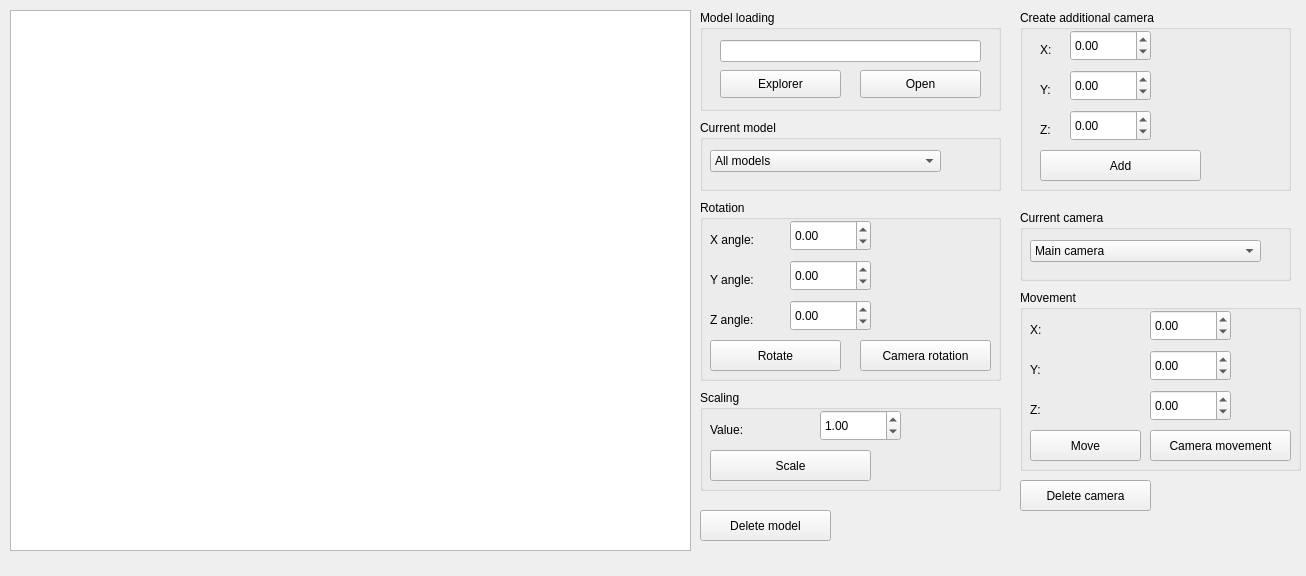
<?xml version="1.0" encoding="UTF-8"?>
<ui version="4.0">
 <class>MainWindow</class>
 <widget class="QMainWindow" name="MainWindow">
  <property name="geometry">
   <rect>
    <x>0</x>
    <y>0</y>
    <width>1306</width>
    <height>576</height>
   </rect>
  </property>
  <property name="font">
   <font>
    <pointsize>9</pointsize>
   </font>
  </property>
  <property name="windowTitle">
   <string>Carcass Visualizer</string>
  </property>
  <widget class="QWidget" name="centralWidget">
   <widget class="QGraphicsView" name="mainView">
    <property name="geometry">
     <rect>
      <x>10</x>
      <y>10</y>
      <width>681</width>
      <height>541</height>
     </rect>
    </property>
   </widget>
   <widget class="QGroupBox" name="groupBox">
    <property name="geometry">
     <rect>
      <x>700</x>
      <y>10</y>
      <width>301</width>
      <height>101</height>
     </rect>
    </property>
    <property name="title">
     <string>Model loading</string>
    </property>
    <widget class="QLineEdit" name="path">
     <property name="geometry">
      <rect>
       <x>20</x>
       <y>30</y>
       <width>261</width>
       <height>22</height>
      </rect>
     </property>
    </widget>
    <widget class="QPushButton" name="explorerBtn">
     <property name="geometry">
      <rect>
       <x>20</x>
       <y>60</y>
       <width>121</width>
       <height>28</height>
      </rect>
     </property>
     <property name="text">
      <string>Explorer</string>
     </property>
    </widget>
    <widget class="QPushButton" name="openBtn">
     <property name="geometry">
      <rect>
       <x>160</x>
       <y>60</y>
       <width>121</width>
       <height>28</height>
      </rect>
     </property>
     <property name="text">
      <string>Open</string>
     </property>
    </widget>
   </widget>
   <widget class="QGroupBox" name="groupBox_1">
    <property name="geometry">
     <rect>
      <x>700</x>
      <y>120</y>
      <width>301</width>
      <height>71</height>
     </rect>
    </property>
    <property name="title">
     <string>Current model</string>
    </property>
    <widget class="QComboBox" name="listModels">
     <property name="geometry">
      <rect>
       <x>10</x>
       <y>30</y>
       <width>231</width>
       <height>22</height>
      </rect>
     </property>
     <property name="currentText">
      <string>All models</string>
     </property>
     <item>
      <property name="text">
       <string>All models</string>
      </property>
     </item>
    </widget>
   </widget>
   <widget class="QGroupBox" name="groupBox_2">
    <property name="geometry">
     <rect>
      <x>700</x>
      <y>200</y>
      <width>301</width>
      <height>181</height>
     </rect>
    </property>
    <property name="font">
     <font>
      <pointsize>9</pointsize>
      <weight>50</weight>
      <bold>false</bold>
     </font>
    </property>
    <property name="title">
     <string>Rotation</string>
    </property>
    <widget class="QDoubleSpinBox" name="degZ">
     <property name="geometry">
      <rect>
       <x>90</x>
       <y>100</y>
       <width>81</width>
       <height>31</height>
      </rect>
     </property>
     <property name="minimum">
      <double>-999.000000000000000</double>
     </property>
     <property name="maximum">
      <double>999.990000000000009</double>
     </property>
    </widget>
    <widget class="QDoubleSpinBox" name="degX">
     <property name="geometry">
      <rect>
       <x>90</x>
       <y>20</y>
       <width>81</width>
       <height>31</height>
      </rect>
     </property>
     <property name="minimum">
      <double>-999.000000000000000</double>
     </property>
     <property name="maximum">
      <double>999.990000000000009</double>
     </property>
    </widget>
    <widget class="QDoubleSpinBox" name="degY">
     <property name="geometry">
      <rect>
       <x>90</x>
       <y>60</y>
       <width>81</width>
       <height>31</height>
      </rect>
     </property>
     <property name="minimum">
      <double>-999.000000000000000</double>
     </property>
     <property name="maximum">
      <double>999.990000000000009</double>
     </property>
    </widget>
    <widget class="QLabel" name="label_1">
     <property name="geometry">
      <rect>
       <x>10</x>
       <y>30</y>
       <width>71</width>
       <height>20</height>
      </rect>
     </property>
     <property name="font">
      <font>
       <pointsize>9</pointsize>
      </font>
     </property>
     <property name="text">
      <string>X angle:</string>
     </property>
    </widget>
    <widget class="QLabel" name="label_2">
     <property name="geometry">
      <rect>
       <x>10</x>
       <y>70</y>
       <width>71</width>
       <height>20</height>
      </rect>
     </property>
     <property name="font">
      <font>
       <pointsize>9</pointsize>
      </font>
     </property>
     <property name="text">
      <string>Y angle:</string>
     </property>
    </widget>
    <widget class="QLabel" name="label_3">
     <property name="geometry">
      <rect>
       <x>10</x>
       <y>110</y>
       <width>71</width>
       <height>20</height>
      </rect>
     </property>
     <property name="font">
      <font>
       <pointsize>9</pointsize>
      </font>
     </property>
     <property name="text">
      <string>Z angle:</string>
     </property>
    </widget>
    <widget class="QPushButton" name="RotateBtn">
     <property name="geometry">
      <rect>
       <x>10</x>
       <y>140</y>
       <width>131</width>
       <height>31</height>
      </rect>
     </property>
     <property name="font">
      <font>
       <pointsize>9</pointsize>
      </font>
     </property>
     <property name="text">
      <string>Rotate</string>
     </property>
    </widget>
    <widget class="QPushButton" name="RotateCamBtn">
     <property name="geometry">
      <rect>
       <x>160</x>
       <y>140</y>
       <width>131</width>
       <height>31</height>
      </rect>
     </property>
     <property name="font">
      <font>
       <pointsize>9</pointsize>
      </font>
     </property>
     <property name="text">
      <string>Camera rotation</string>
     </property>
    </widget>
   </widget>
   <widget class="QGroupBox" name="groupBox_3">
    <property name="geometry">
     <rect>
      <x>700</x>
      <y>390</y>
      <width>301</width>
      <height>101</height>
     </rect>
    </property>
    <property name="font">
     <font>
      <pointsize>9</pointsize>
     </font>
    </property>
    <property name="title">
     <string>Scaling</string>
    </property>
    <widget class="QDoubleSpinBox" name="koef">
     <property name="geometry">
      <rect>
       <x>120</x>
       <y>20</y>
       <width>81</width>
       <height>31</height>
      </rect>
     </property>
     <property name="minimum">
      <double>-99.989999999999995</double>
     </property>
     <property name="singleStep">
      <double>1.000000000000000</double>
     </property>
     <property name="value">
      <double>1.000000000000000</double>
     </property>
    </widget>
    <widget class="QLabel" name="label_4">
     <property name="geometry">
      <rect>
       <x>10</x>
       <y>30</y>
       <width>101</width>
       <height>20</height>
      </rect>
     </property>
     <property name="font">
      <font>
       <pointsize>9</pointsize>
      </font>
     </property>
     <property name="text">
      <string>Value:</string>
     </property>
    </widget>
    <widget class="QPushButton" name="ScaleBtn">
     <property name="geometry">
      <rect>
       <x>10</x>
       <y>60</y>
       <width>161</width>
       <height>31</height>
      </rect>
     </property>
     <property name="font">
      <font>
       <pointsize>9</pointsize>
      </font>
     </property>
     <property name="text">
      <string>Scale</string>
     </property>
    </widget>
   </widget>
   <widget class="QGroupBox" name="groupBox_4">
    <property name="geometry">
     <rect>
      <x>1020</x>
      <y>10</y>
      <width>271</width>
      <height>181</height>
     </rect>
    </property>
    <property name="title">
     <string>Create additional camera</string>
    </property>
    <widget class="QDoubleSpinBox" name="X_cam">
     <property name="geometry">
      <rect>
       <x>50</x>
       <y>20</y>
       <width>81</width>
       <height>31</height>
      </rect>
     </property>
     <property name="minimum">
      <double>-999.000000000000000</double>
     </property>
     <property name="maximum">
      <double>999.990000000000009</double>
     </property>
    </widget>
    <widget class="QLabel" name="label_5">
     <property name="geometry">
      <rect>
       <x>20</x>
       <y>70</y>
       <width>21</width>
       <height>20</height>
      </rect>
     </property>
     <property name="font">
      <font>
       <pointsize>9</pointsize>
      </font>
     </property>
     <property name="text">
      <string>Y:</string>
     </property>
    </widget>
    <widget class="QDoubleSpinBox" name="Z_cam">
     <property name="geometry">
      <rect>
       <x>50</x>
       <y>100</y>
       <width>81</width>
       <height>31</height>
      </rect>
     </property>
     <property name="minimum">
      <double>-999.000000000000000</double>
     </property>
     <property name="maximum">
      <double>999.990000000000009</double>
     </property>
    </widget>
    <widget class="QDoubleSpinBox" name="Y_cam">
     <property name="geometry">
      <rect>
       <x>50</x>
       <y>60</y>
       <width>81</width>
       <height>31</height>
      </rect>
     </property>
     <property name="minimum">
      <double>-999.000000000000000</double>
     </property>
     <property name="maximum">
      <double>999.990000000000009</double>
     </property>
    </widget>
    <widget class="QLabel" name="label_6">
     <property name="geometry">
      <rect>
       <x>20</x>
       <y>110</y>
       <width>21</width>
       <height>20</height>
      </rect>
     </property>
     <property name="font">
      <font>
       <pointsize>9</pointsize>
      </font>
     </property>
     <property name="text">
      <string>Z:</string>
     </property>
    </widget>
    <widget class="QLabel" name="label_7">
     <property name="geometry">
      <rect>
       <x>20</x>
       <y>30</y>
       <width>21</width>
       <height>20</height>
      </rect>
     </property>
     <property name="font">
      <font>
       <pointsize>9</pointsize>
      </font>
     </property>
     <property name="text">
      <string>X:</string>
     </property>
    </widget>
    <widget class="QPushButton" name="createCamBtn">
     <property name="geometry">
      <rect>
       <x>20</x>
       <y>140</y>
       <width>161</width>
       <height>31</height>
      </rect>
     </property>
     <property name="font">
      <font>
       <pointsize>9</pointsize>
      </font>
     </property>
     <property name="text">
      <string>Add</string>
     </property>
    </widget>
   </widget>
   <widget class="QGroupBox" name="groupBox_5">
    <property name="geometry">
     <rect>
      <x>1020</x>
      <y>210</y>
      <width>271</width>
      <height>71</height>
     </rect>
    </property>
    <property name="title">
     <string>Current camera</string>
    </property>
    <widget class="QComboBox" name="listCams">
     <property name="geometry">
      <rect>
       <x>10</x>
       <y>30</y>
       <width>231</width>
       <height>22</height>
      </rect>
     </property>
     <property name="currentText">
      <string>Main camera</string>
     </property>
     <item>
      <property name="text">
       <string>Main camera</string>
      </property>
     </item>
    </widget>
   </widget>
   <widget class="QPushButton" name="ClearMdlBtn">
    <property name="geometry">
     <rect>
      <x>700</x>
      <y>510</y>
      <width>131</width>
      <height>31</height>
     </rect>
    </property>
    <property name="font">
     <font>
      <pointsize>9</pointsize>
     </font>
    </property>
    <property name="text">
     <string>Delete model</string>
    </property>
   </widget>
   <widget class="QPushButton" name="ClearCamBtn">
    <property name="geometry">
     <rect>
      <x>1020</x>
      <y>480</y>
      <width>131</width>
      <height>31</height>
     </rect>
    </property>
    <property name="font">
     <font>
      <pointsize>9</pointsize>
     </font>
    </property>
    <property name="text">
     <string>Delete camera</string>
    </property>
   </widget>
   <widget class="QGroupBox" name="groupBox_6">
    <property name="geometry">
     <rect>
      <x>1020</x>
      <y>290</y>
      <width>281</width>
      <height>181</height>
     </rect>
    </property>
    <property name="font">
     <font>
      <pointsize>9</pointsize>
      <weight>50</weight>
      <bold>false</bold>
     </font>
    </property>
    <property name="title">
     <string>Movement</string>
    </property>
    <widget class="QDoubleSpinBox" name="DZ">
     <property name="geometry">
      <rect>
       <x>130</x>
       <y>100</y>
       <width>81</width>
       <height>31</height>
      </rect>
     </property>
     <property name="minimum">
      <double>-999.000000000000000</double>
     </property>
     <property name="maximum">
      <double>999.990000000000009</double>
     </property>
    </widget>
    <widget class="QDoubleSpinBox" name="DX">
     <property name="geometry">
      <rect>
       <x>130</x>
       <y>20</y>
       <width>81</width>
       <height>31</height>
      </rect>
     </property>
     <property name="minimum">
      <double>-999.000000000000000</double>
     </property>
     <property name="maximum">
      <double>999.990000000000009</double>
     </property>
    </widget>
    <widget class="QDoubleSpinBox" name="DY">
     <property name="geometry">
      <rect>
       <x>130</x>
       <y>60</y>
       <width>81</width>
       <height>31</height>
      </rect>
     </property>
     <property name="minimum">
      <double>-999.000000000000000</double>
     </property>
     <property name="maximum">
      <double>999.990000000000009</double>
     </property>
    </widget>
    <widget class="QLabel" name="label_8">
     <property name="geometry">
      <rect>
       <x>10</x>
       <y>30</y>
       <width>121</width>
       <height>20</height>
      </rect>
     </property>
     <property name="font">
      <font>
       <pointsize>9</pointsize>
      </font>
     </property>
     <property name="text">
      <string>Х:</string>
     </property>
    </widget>
    <widget class="QLabel" name="label_9">
     <property name="geometry">
      <rect>
       <x>10</x>
       <y>70</y>
       <width>121</width>
       <height>20</height>
      </rect>
     </property>
     <property name="font">
      <font>
       <pointsize>9</pointsize>
      </font>
     </property>
     <property name="text">
      <string>Y:</string>
     </property>
    </widget>
    <widget class="QLabel" name="label_10">
     <property name="geometry">
      <rect>
       <x>10</x>
       <y>110</y>
       <width>121</width>
       <height>20</height>
      </rect>
     </property>
     <property name="font">
      <font>
       <pointsize>9</pointsize>
      </font>
     </property>
     <property name="text">
      <string>Z:</string>
     </property>
    </widget>
    <widget class="QPushButton" name="MoveBtn">
     <property name="geometry">
      <rect>
       <x>10</x>
       <y>140</y>
       <width>111</width>
       <height>31</height>
      </rect>
     </property>
     <property name="font">
      <font>
       <pointsize>9</pointsize>
      </font>
     </property>
     <property name="text">
      <string>Move</string>
     </property>
    </widget>
    <widget class="QPushButton" name="MoveCamBtn">
     <property name="geometry">
      <rect>
       <x>130</x>
       <y>140</y>
       <width>141</width>
       <height>31</height>
      </rect>
     </property>
     <property name="font">
      <font>
       <pointsize>9</pointsize>
      </font>
     </property>
     <property name="text">
      <string>Camera movement</string>
     </property>
    </widget>
   </widget>
  </widget>
 </widget>
 <layoutdefault spacing="6" margin="11"/>
 <resources/>
 <connections/>
</ui>
